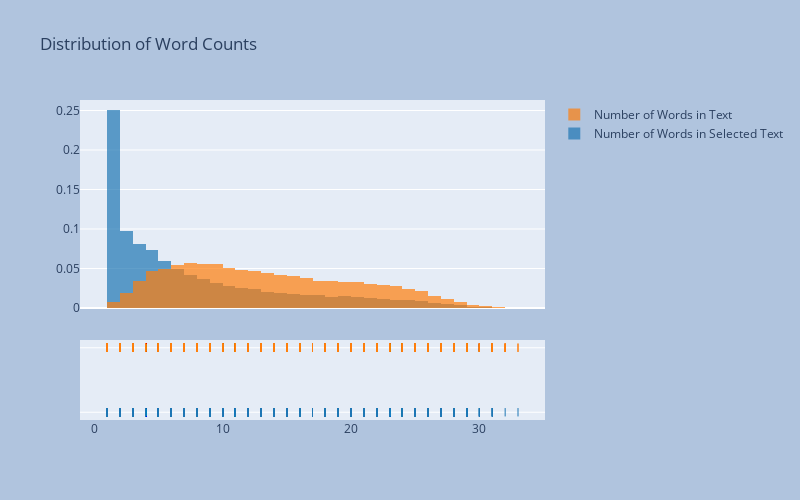

Notebook cell for this chart:
### Code cell
hist_data = [train['number_of_words_in_ST'], train['number_of_words_in_T']]
group_labels = ['Number of Words in Selected Text', 'Number of Words in Text']

fig = ff.create_distplot(hist_data, group_labels, show_curve=False)
fig.update_layout(title_text='Distribution of Word Counts')
fig.update_layout(
                  autosize=False,
                  width=800,
                  height=500,
                  paper_bgcolor='LightSteelBlue',
                  )
fig.show()

### Figure 1 — Plotly figure (JSON) as saved in the notebook; plotly's stock layout.template omitted (floating-point values rounded to 4 significant figures; data arrays with more than 128 entries replaced by an {"elided": "..."} marker saying what was removed)
{"data": [{"autobinx": false, "histnorm": "probability density", "legendgroup": "Number of Words in Selected Text", "marker": {"color": "rgb(31, 119, 180)"}, "name": "Number of Words in Selected Text", "opacity": 0.7, "type": "histogram", "x": {"elided": "27480 int values"}, "xaxis": "x", "xbins": {"end": 33, "size": 1, "start": 1}, "yaxis": "y"}, {"autobinx": false, "histnorm": "probability density", "legendgroup": "Number of Words in Text", "marker": {"color": "rgb(255, 127, 14)"}, "name": "Number of Words in Text", "opacity": 0.7, "type": "histogram", "x": {"elided": "27480 int values"}, "xaxis": "x", "xbins": {"end": 33, "size": 1, "start": 1}, "yaxis": "y"}, {"legendgroup": "Number of Words in Selected Text", "marker": {"color": "rgb(31, 119, 180)", "symbol": "line-ns-open"}, "mode": "markers", "name": "Number of Words in Selected Text", "showlegend": false, "type": "scatter", "x": {"elided": "27480 int values"}, "xaxis": "x", "y": {"elided": "27480 str values"}, "yaxis": "y2"}, {"legendgroup": "Number of Words in Text", "marker": {"color": "rgb(255, 127, 14)", "symbol": "line-ns-open"}, "mode": "markers", "name": "Number of Words in Text", "showlegend": false, "type": "scatter", "x": {"elided": "27480 int values"}, "xaxis": "x", "y": {"elided": "27480 str values"}, "yaxis": "y2"}], "layout": {"autosize": false, "barmode": "overlay", "height": 500, "hovermode": "closest", "legend": {"traceorder": "reversed"}, "paper_bgcolor": "LightSteelBlue", "title": {"text": "Distribution of Word Counts"}, "width": 800, "xaxis": {"anchor": "y2", "domain": [0, 1], "zeroline": false}, "yaxis": {"anchor": "free", "domain": [0.35, 1], "position": 0}, "yaxis2": {"anchor": "x", "domain": [0, 0.25], "dtick": 1, "showticklabels": false}}}
